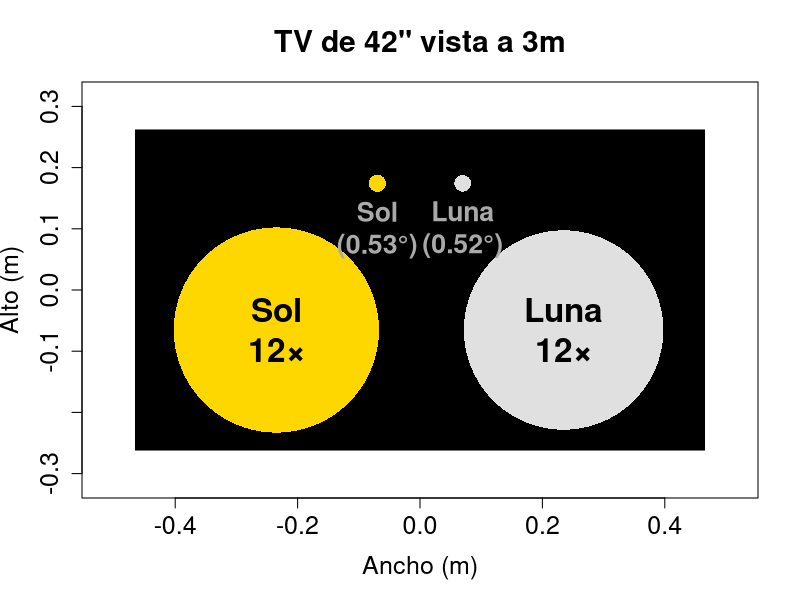
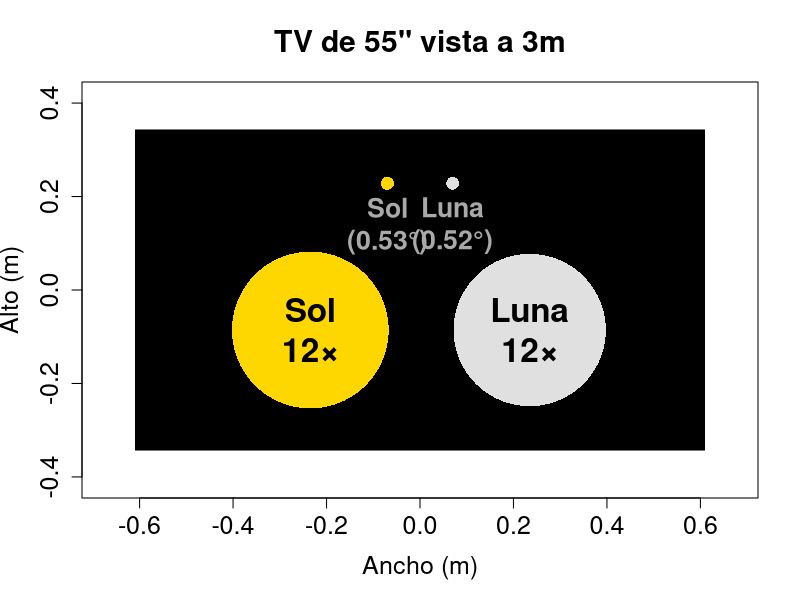
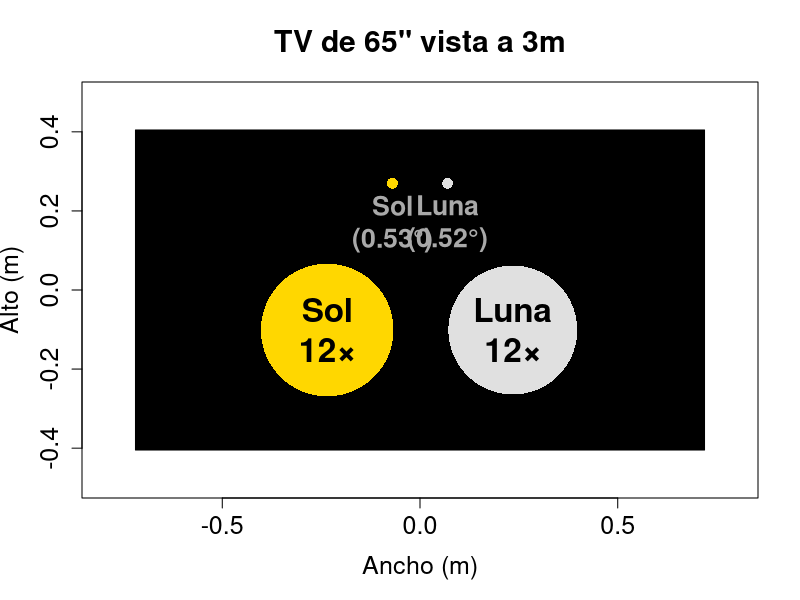

Write the R code that produced these figures, in order.
# Relative observed size of the Sun and the Moon vs a regular TV screen
# www.overfitting.net
# https://www.overfitting.net/2026/06/el-sol-y-la-luna-se-ven-mas-pequenos-de.html

library(Cairo)

dibujar_comparacion_visual <- function(pulgadas, distancia_m, aumento = 12) {
    
    # 1. Dimensiones de la TV (16:9)
    # Teorema de Pitágoras para sacar ancho y alto (16^2 + 9^2 = 337)
    pulgadas_a_m <- 0.0254
    diag_m <- pulgadas * pulgadas_a_m
    ancho_tv <- diag_m * (16 / sqrt(337))
    alto_tv  <- diag_m * (9  / sqrt(337))
    
    # 2. Ángulos aparentes
    # El diámetro angular promedio del Sol es ~0.533 grados y el de la Luna ~0.518 grados
    angulo_sol_rad  <- 0.533 * pi / 180
    angulo_luna_rad <- 0.518 * pi / 180
    
    # Fórmula geométrica: Tamaño = 2 * distancia * tan(ángulo / 2)
    diam_sol_m  <- 2 * distancia_m * tan(angulo_sol_rad/2)
    diam_luna_m <- 2 * distancia_m * tan(angulo_luna_rad/2)
    
    # Tamaño aparente con binoculares
    
    # Aproximación (válida en un 99.99%)
    # diam_sol_bin_m  <- diam_sol_m  * aumento
    # diam_luna_bin_m <- diam_luna_m * aumento
    
    # Valor exacto (el aumento 12x es angular)
    angulo_sol_bin_rad  <- aumento * angulo_sol_rad
    angulo_luna_bin_rad <- aumento * angulo_luna_rad
    diam_sol_bin_m  <- 2 * distancia_m * tan(angulo_sol_bin_rad/2)
    diam_luna_bin_m <- 2 * distancia_m * tan(angulo_luna_bin_rad/2)

    
    # 3. Configuración del gráfico
    # asp=1 es crucial para que los metros en X e Y midan lo mismo visualmente y no se deforme
    margen <- max(diam_sol_bin_m, diam_luna_bin_m) * 0.7

    plot(
        0, 0, type = "n",
        xlim = c(-ancho_tv/2 * 1.1, ancho_tv/2 * 1.1),
        ylim = c(-alto_tv/2 * 1.1, alto_tv/2 * 1.1),
        asp = 1,
        xlab = "Ancho (m)",
        ylab = "Alto (m)",
        main = paste0("TV de ", pulgadas, "\" vista a ", distancia_m, "m"),
        cex.main = 1.8,
        cex.lab = 1.5,
        cex.axis = 1.5
    )
    
    # Dibujar el marco de la TV
    rect(-ancho_tv/2, -alto_tv/2, ancho_tv/2, alto_tv/2, col = "black")
    
    
    # Función auxiliar para dibujar círculos (polígonos de muchos lados)
    dibujar_circulo <- function(x, y, diametro, col) {
        radio <- diametro / 2
        theta <- seq(0, 2*pi, length.out = 800)
        polygon(
            x + radio*cos(theta),
            y + radio*sin(theta),
            col = col,
            border = NA
        )
    }
    
    # 4. Dibujar el Sol y la Luna dentro de la TV
    # Los separamos un poco para que se comparen bien uno al lado del otro
    separacion_normal <- diam_sol_m * 5
    separacion_bin    <- diam_sol_bin_m * 1.4
    y_normal <-  alto_tv/3
    y_bin    <- -alto_tv/8
    
    # Dibujar tamaño real
    dibujar_circulo(-separacion_normal/2, y_normal, diam_sol_m, "#FFD700")
    dibujar_circulo(separacion_normal/2, y_normal, diam_luna_m, "#E0E0E0")

    # Dibujar tamaño con binoculares
    dibujar_circulo(-separacion_bin/2, y_bin, diam_sol_bin_m, "#FFD700")
    dibujar_circulo(separacion_bin/2, y_bin, diam_luna_bin_m, "#E0E0E0")
    
    # Añadir etiquetas
    text(-separacion_normal/2, y_normal - diam_sol_m, "Sol\n(0.53°)",
         pos = 1, cex = 1.6, font = 2, col = "darkgray")
    text(separacion_normal/2, y_normal - diam_luna_m, "Luna\n(0.52°)",
         pos = 1, cex = 1.6, font = 2, col = "darkgray")
    text(-separacion_bin/2, y_bin, paste0("Sol\n", aumento, "×"),
         cex = 2, font = 2, col = "black")
    text(separacion_bin/2, y_bin, paste0("Luna\n", aumento, "×"),
         cex = 2, font = 2, col = "black")
    
    # Mensaje en la consola con los datos exactos
    cat("\n-----------------------------------------\n")
    cat(sprintf("TV de %.1f pulgadas\n", pulgadas))
    cat(sprintf("Ancho: %.3f m\n", ancho_tv))
    cat(sprintf("Alto : %.3f m\n", alto_tv))
    
    cat("\nVisión normal\n")
    cat(sprintf("Sol : %.2f cm\n", diam_sol_m*100))
    cat(sprintf("Luna: %.2f cm\n", diam_luna_m*100))
    
    cat(sprintf("\nCon binoculares %d×\n", aumento))
    cat(sprintf("Sol : %.2f cm\n", diam_sol_bin_m*100))
    cat(sprintf("Luna: %.2f cm\n", diam_luna_bin_m*100))
}

#####################################


# Ejemplos de TV a una distancia de 3m
DIMX <- 512
DIMX <- 1024
DIMY <- DIMX*9/16

CairoPNG("tv_sun_moon_42_3m.png", width = DIMX, height = DIMY)
dibujar_comparacion_visual(pulgadas = 42, distancia_m = 3)
dev.off()

CairoPNG("tv_sun_moon_55_3m.png", width = DIMX, height = DIMY)
dibujar_comparacion_visual(pulgadas = 55, distancia_m = 3)
dev.off()

CairoPNG("tv_sun_moon_65_3m.png", width = DIMX, height = DIMY)
dibujar_comparacion_visual(pulgadas = 65, distancia_m = 3)
dev.off()
